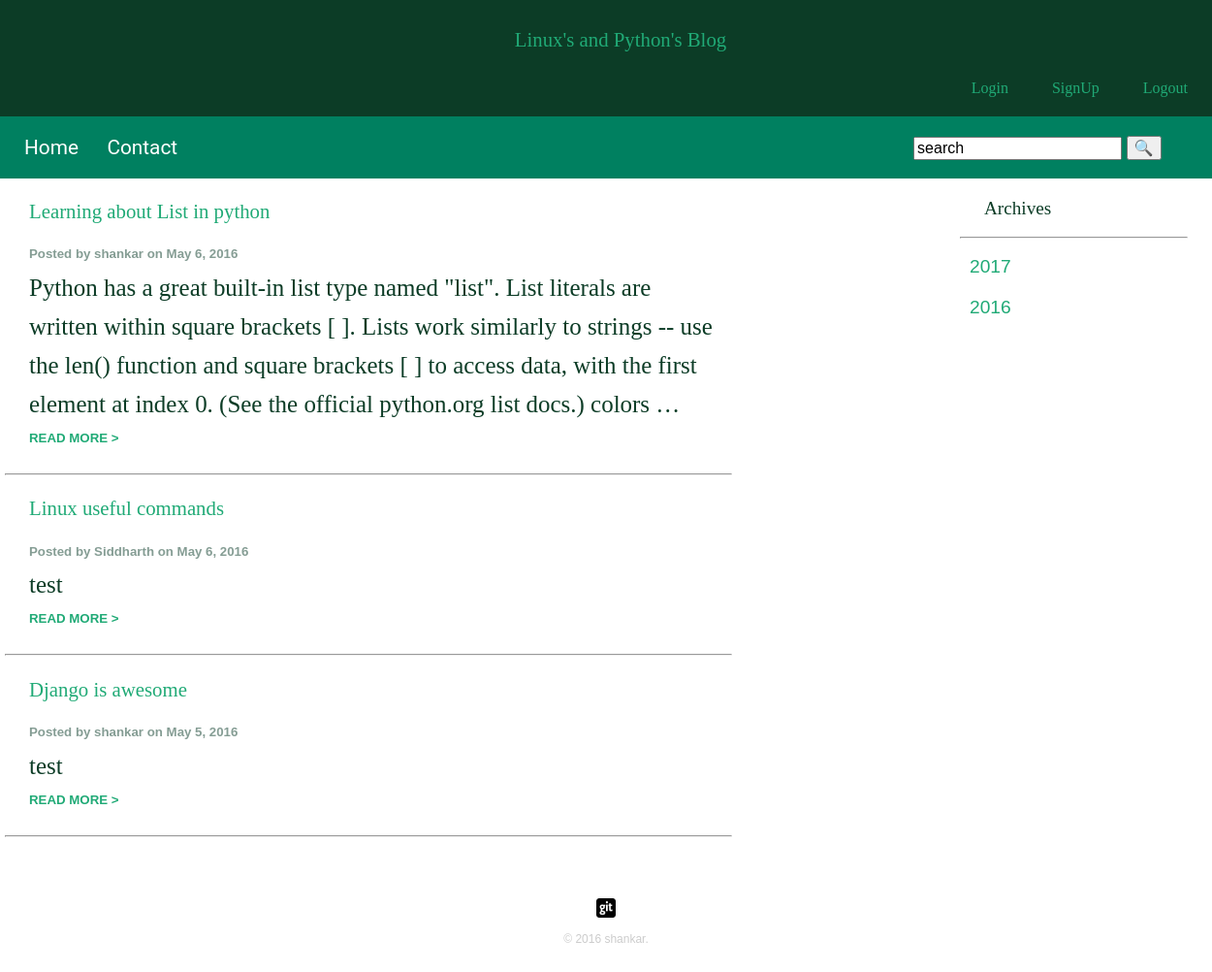
Screenshot of /blog/ with the database file from the repository.
### blog/models.py (models this page shows, shortened)
class Article(models.Model):
    pub_date = models.DateTimeField()
    headline = models.CharField(max_length=255)
    content = models.TextField()
    reporter = models.ForeignKey(Reporter,on_delete=models.CASCADE)
    vote = models.IntegerField(default=0)

class Reporter(models.Model):
    full_name = models.CharField(max_length=255)
    def __str__(self):
        return self.full_name

### blog/views.py (the view)
def index(request):
    days = timezone.now() - datetime.timedelta(days=15)
    articles = Article.objects.all().order_by('-pub_date')[0:10]
    return render(request , 'blog/index.html', {'articles':articles})

### blog/templates/blog/index.html
{% extends 'blog/base.html' %}
{% load staticfiles %}
{% block content %}
    {% for article in articles %}
        <div class="headline">
            <h2>{{article.headline|safe}}</h2>
        </div>
            <div class="reporter">
                <h5>Posted by <strong>{{ article.reporter }}</strong>
                     on {{article.pub_date|date:"F j, Y"}}</h5>
        </div>
    <div class="content">
        <h4>{{ article.content|safe|truncatewords:"50"|linebreaks}}</h4>
        <h5><a href="/blog/{{article.id}}/">READ MORE ></a></h5><br/><hr/>
    </div>
    {% endfor %}
{% endblock %}
{% block sidebar %}
    <h3>Archives</h3>
    <hr/>
    <a href="/blog/article/2017">2017</a>
    <a href="/blog/article/2016">2016</a>
{% endblock %}

### blog/templates/blog/base.html (shortened to what this page needs)
{% load staticfiles %}
<!DOCTYPE html>
<html lang="en">
<head>
    <link rel="stylesheet" href="{% static 'blog/normalize.css'%}"/>
    <link rel="stylesheet" href="{% static 'blog/main.css'%}"/>
</head>
<body>
    <div id="page-header">
        {% block header %}
            <h1>Linux's and Python's Blog</h1>
            <a href ="{% url 'user_logout' %}">Logout</a>
            {% if user.is_authenticated %}
               <a href="#"><b>Welcome</b> {{user.username |title}}</a>
            {% else %}
            <a href="{% url 'register' %}">SignUp</a>
            <a href ="{% url 'user_login' %}">Login</a>
            {% endif %}
        {% endblock %}
    </div>
    <div id="page-navbar">
        {% block navbar %}
            <ul>
                <li><a href="{% url 'index' %}">Home</a></li>
                <li><a href="{% url 'contact' %}">Contact</a> </li>
                <div class="search">
                    <form action="#" method="post">
                        <input type="search" name="search" value="search">
                        <input type="submit"value="&#128269">
                    </form>
                </div>
            </ul>
        {% endblock %}
    </div>
    <div id="sidebar">
        {% block sidebar %}{% endblock %}
    </div>
    <div id="content">
        {% block content %}{% endblock %}
    </div>
<footer>
    <div id="footer">
        {% block footer %}
		    <a href="https://github.com/shanker4999">
                <img src ="{% static 'blog/images/git.png' %}"></a>
		    <p>&copy; 2016 shankar.</p>
        {% endblock %}
    </div>
</footer>
</body>
</html>

### blog/static/blog/main.css (style rules this page uses)
body { height: 100%; width: 100%; background-color: #ffffff; margin: 0; }
h1,h2 { font-weight: normal; font-family: Palatino, "Palatino Linotype", "Book Antiqua", "Hoefler Text", Georgia, "Lucida Bright", Cambria, Times, "Times New Roman", serif; font-size: 1.3em; color: #20AA76; padding: 5px 15px 5px 25px; }
h3 , h4 { font-weight: inherit; font-family: Palatino, "Palatino Linotype", "Book Antiqua", "Hoefler Text", Georgia, "Lucida Bright", Cambria, Times, "Times New Roman", serif; font-size: 1.2em; color: #0C3C26; line-height: 1.7em; padding: 5px 15px 5px 25px; margin: 0; }
a { text-decoration: none; color: #20AA76; }
#page-header { color: #ffffff; background-color:#0C3C26; font-family: Palatino, "Palatino Linotype", "Book Antiqua", "Hoefler Text", Georgia, "Lucida Bright", Cambria, Times, "Times New Roman", serif; display: inline-block; text-align: center; padding: 10px 10px; width: 100%; }
#page-header a { float: right; padding: 10px; margin-right: 25px; }
#page-navbar ul { background-color: #008060; width: 100%; margin: 0; padding: 20px; }
#page-navbar ul li { list-style: none; display: inline-block; }
#page-navbar ul li a { color: #ffffff; font-size: 1.3em; padding: 20px 20px 20px 5px; margin: 10px 0; text-decoration: none; font-family: "Roboto", Corbel, Avenir, "Lucida Grande", "Lucida Sans", sans-serif;; }
#page-navbar .search { display: inline-block; float:right; padding-right: 10px; margin-right: 5%; }
footer { font-size: 0.75em; text-align: center; clear: both; padding: 50px; color: #ccc; }
footer img { height: 20px; }
#content { padding: 0 5px 5px 5px; width: 60%; }
#content h5 { color: #859D94;; line-height: 0.75em; padding: 5px 15px 5px 25px; margin: 0; }
#content p { margin: 0 0; line-height: 1.6em; font-family: Palatino, "Palatino Linotype", "Book Antiqua", "Hoefler Text", Georgia, "Lucida Bright", Cambria, Times, "Times New Roman", serif; font-size: 1.3em; color: #0C3C26; }
#sidebar { width:20%; float:right; padding:10px; margin-left: 20px; }
#sidebar a { display: block; font-size: 1.2em; padding: 10px; }
#sidebar hr { margin-right: 15px; color: #c0c0c0; }

### rows the page displays
Article: headline "Learning about List in python", reporter "shankar", pub_date "May 6, 2016", content "Python has a great built-in list type named \"list\". List literals are written within square brackets [ ]. Lists work similarly to strings -- use the len() function and square brackets [ ] to access data, with the first element at index 0. (See the official python.org list docs.) colors …"
Article: headline "Linux useful commands", reporter "Siddharth", pub_date "May 6, 2016", content "test"
Article: headline "Django is awesome", reporter "shankar", pub_date "May 5, 2016", content "test"
